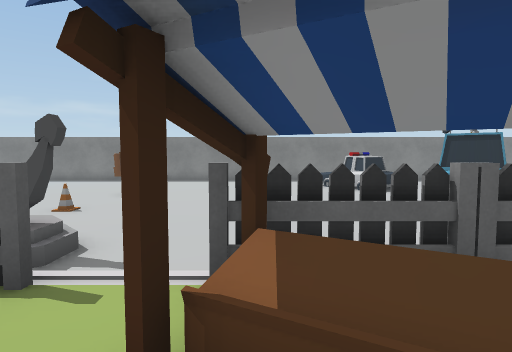
[1] (above)

21 first-person views from a walk through a Unity game level. The camera is 1.4 m above the floor, tilts 4° down and sees 75° across. The floor is counted in squares, 1 m on a side. Each view is taken from the middle of a square. On the plan, view 1 faces up. The plan holds only what a view shows up to about 15 squares ahead; the rest is blank. The place goes on beyond the plan. The player is left out. Some animated figures are left out. Some surface patterns are stand-ins.

[2]
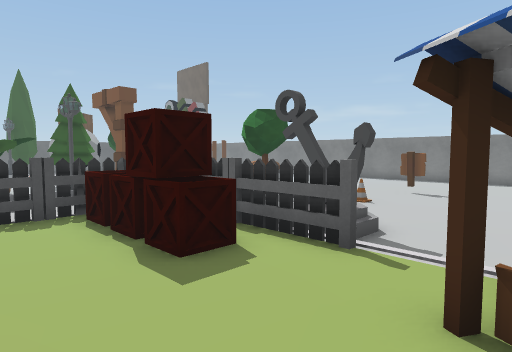

[3]
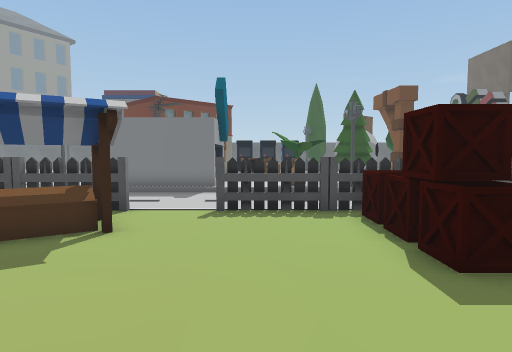

[4]
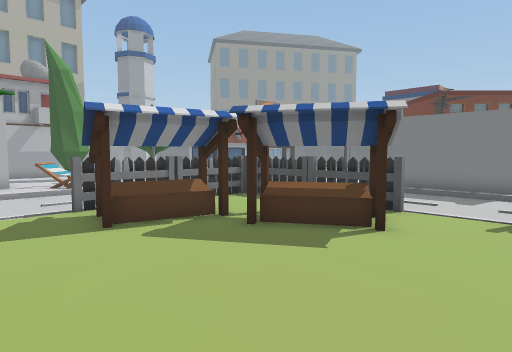

[5]
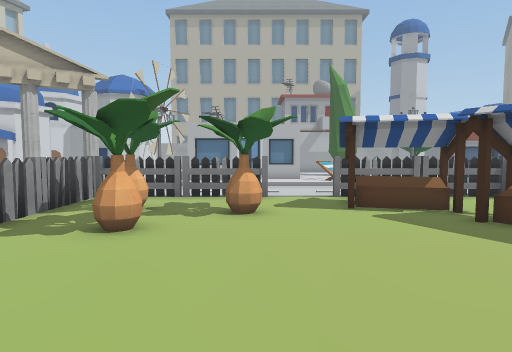

[6]
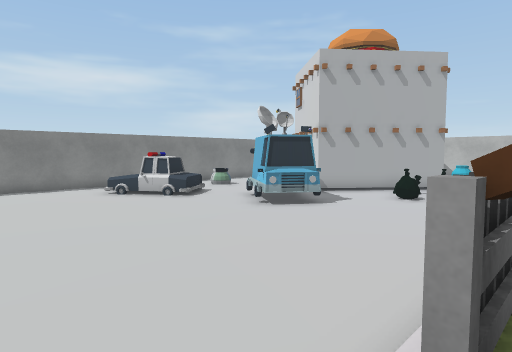

[7]
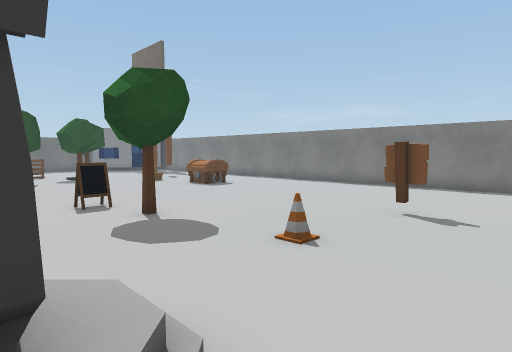

[8]
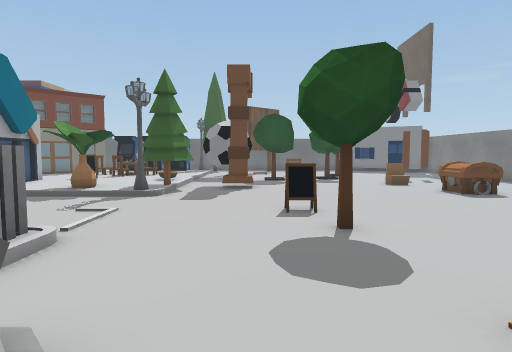

[9]
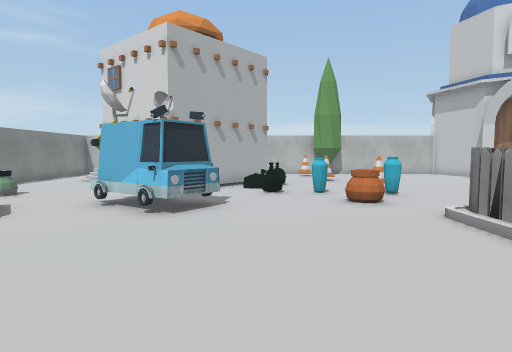

[10]
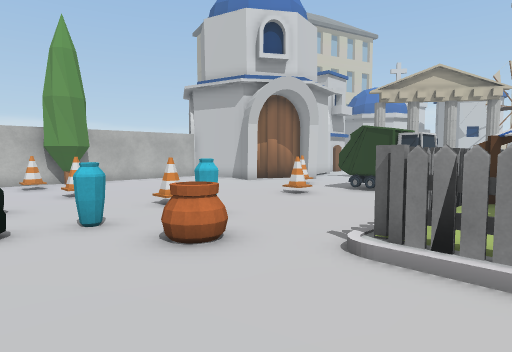

[11]
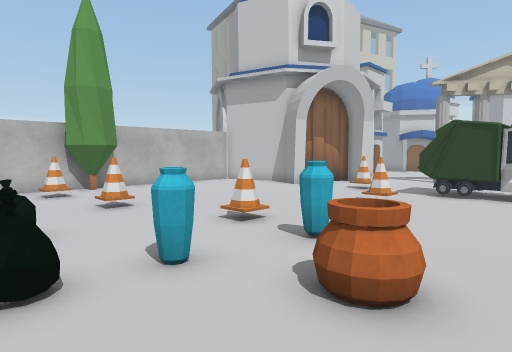

[12]
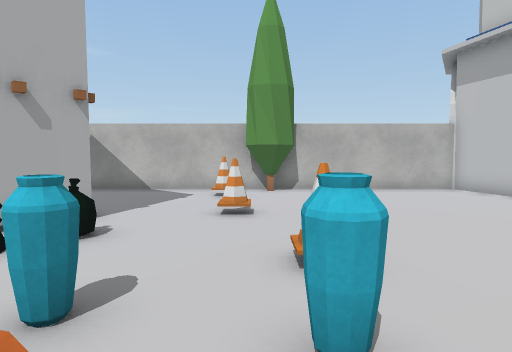

[13]
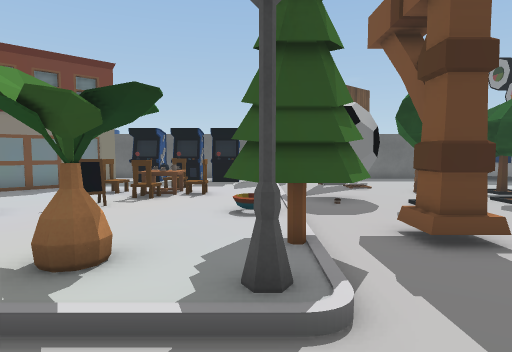

[14]
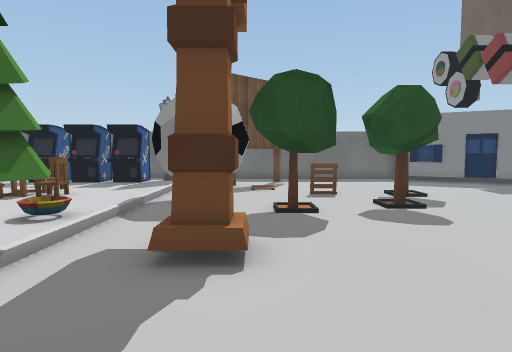

[15]
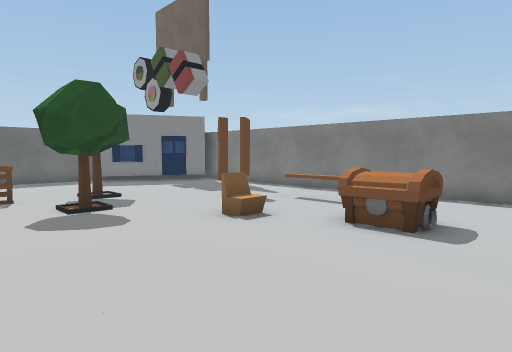

[16]
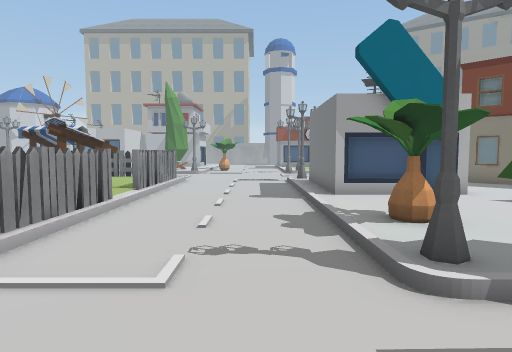

[17]
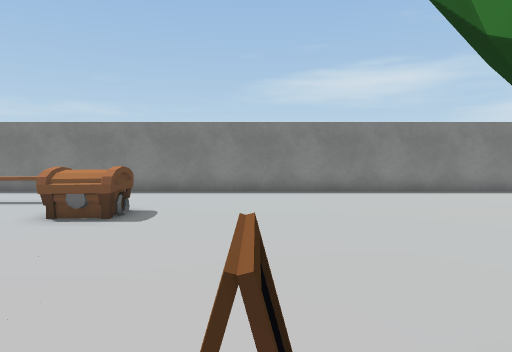

[18]
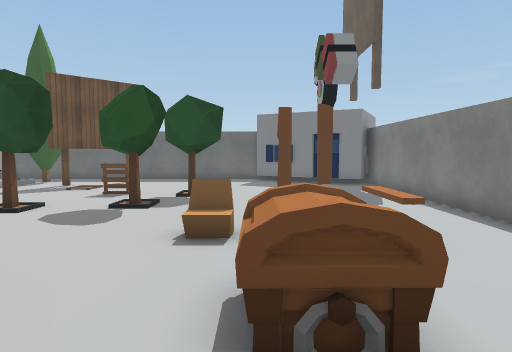

[19]
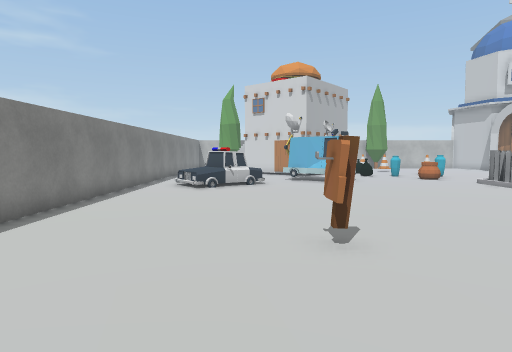

[20]
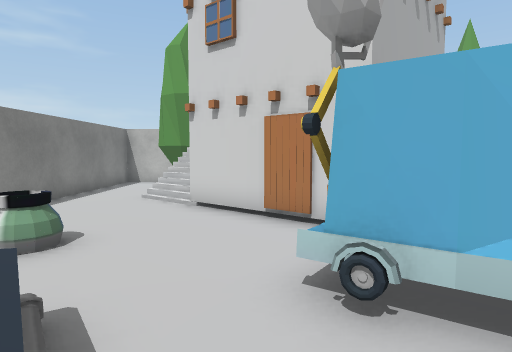

[21]
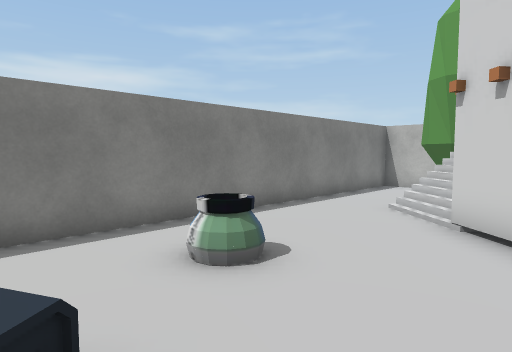

### Floor plan
Key: @ floor where view 1 was taken; # wall or solid block; x gap in a wall; . main floor; : floor 0.25 m higher than the main floor; + floor 0.75 m higher than the main floor; / step, stairs or slope; = window, fence, low wall or low ledge; C car; N cone; F fence; T tree; S streetlight; R crate; H house; I thing the floor can be seen under or through; G sign; P plank; O other object.
Columns run from 27 left of view 1 to 20 right of it. Each row starts with its distance up from view 1.
 19 ################################################
 18 H................................ .............#
 17 H..............................:  ..O........T #
 16 .......PPPP....................+C ..O..../= TTT
 15 .......P....OO.................CCC......///
 14 ............OO..................O......##
 13 ....T....O............O...............##
 12 ... TT............................OO..#
 11 ....T.TT.........................OO .##
 10 ....O.T.....  ...................OO ..##      .#
  9 ....O..T....  ....T...N...........O....##   ...#
  8 G.....TT........O.T..................OOO##.....#
  7 GG...OOT..O..........................O.OO......#
  6 .GG.  O...OO...........O.............O.........#
  5 ....  OO...T..........OOO.........OO......N..N.#
  4  //// O///TTT......///  /////////...O.....N...T#
  3 O:::::::/O TTS.....FFFFFF::#FFFFF...O.N.......T#
  2 OO::::::::::::.....FRRRR:::### :F..............#
  1 OO:::O:::::OOO.....FRRRR::::#   F..............#
  0 OO::O OO::::O:.....F:::::: @    F .............#
 -1 OO::::::O:::::.....F:::::::::: ## ...N.........#
 -2 OO:::O::::::::.....F:::::::::::#F .............#
 -3  :H:  :::HHHHH.....::::::::::::   ....... .....#
 -4    H:::::    H.....F##::::::::::F OOOO.N. #  ###
 -5     H:::     H.....F#II::::::OO:F OO  ...
 -6      H::     H.....F:II:::::::::F  ......
 -7      HH      H.....F: II#::OO:O:F     ..
 -8              :.....F::II#:::::::F
 -9              O     F::x:::::::::F
-10                    FFFFFF::FFFFFF

Positions as (right, up) in squares from view 1, and headings:
1: (0, 0), facing up
2: (0, -1), facing up-left
3: (0, -1), facing left
4: (0, -1), facing down-left
5: (0, 1), facing down
6: (-2, 3), facing up-right
7: (-2, 5), facing up-left
8: (-3, 7), facing left
9: (-2, 8), facing right
10: (3, 8), facing down-right
11: (6, 8), facing down-right
12: (7, 4), facing right
13: (-11, 3), facing left
14: (-12, 7), facing left
15: (-12, 8), facing up-left
16: (-12, 7), facing down
17: (-11, 7), facing up
18: (-12, 14), facing left
19: (-10, 14), facing right
20: (4, 13), facing right
21: (6, 13), facing up-right
